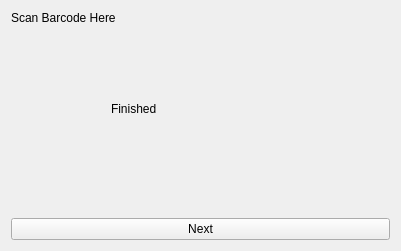
<?xml version="1.0" encoding="UTF-8"?>
<ui version="4.0">
 <class>Widget</class>
 <widget class="QWidget" name="Widget">
  <property name="geometry">
   <rect>
    <x>0</x>
    <y>0</y>
    <width>401</width>
    <height>251</height>
   </rect>
  </property>
  <property name="windowTitle">
   <string>Widget</string>
  </property>
  <layout class="QVBoxLayout" name="verticalLayout">
   <item>
    <widget class="QLabel" name="ScannedBarCode_2">
     <property name="styleSheet">
      <string notr="true">font: 700 14pt &quot;Segoe UI&quot;;</string>
     </property>
     <property name="text">
      <string>Scan Barcode Here</string>
     </property>
    </widget>
   </item>
   <item>
    <widget class="QStackedWidget" name="stackedWidget">
     <property name="currentIndex">
      <number>4</number>
     </property>
     <widget class="QWidget" name="page">
      <layout class="QVBoxLayout" name="verticalLayout_5">
       <item>
        <widget class="QLineEdit" name="welomelineEdit">
         <property name="font">
          <font>
           <pointsize>14</pointsize>
           <bold>true</bold>
          </font>
         </property>
         <property name="text">
          <string>Welcome tro ATE Application</string>
         </property>
        </widget>
       </item>
       <item>
        <layout class="QHBoxLayout" name="horizontalLayout_5">
         <item>
          <widget class="QPushButton" name="NewtestpushButton">
           <property name="font">
            <font>
             <pointsize>12</pointsize>
             <bold>true</bold>
            </font>
           </property>
           <property name="text">
            <string>New Test</string>
           </property>
          </widget>
         </item>
         <item>
          <widget class="QPushButton" name="reportpushButton">
           <property name="font">
            <font>
             <pointsize>12</pointsize>
             <bold>true</bold>
            </font>
           </property>
           <property name="text">
            <string>Generate Test Report</string>
           </property>
          </widget>
         </item>
        </layout>
       </item>
      </layout>
     </widget>
     <widget class="QWidget" name="page_4">
      <widget class="QLineEdit" name="barcodeLineEdit">
       <property name="geometry">
        <rect>
         <x>120</x>
         <y>50</y>
         <width>113</width>
         <height>20</height>
        </rect>
       </property>
      </widget>
     </widget>
     <widget class="QWidget" name="page_2">
      <layout class="QVBoxLayout" name="verticalLayout_2">
       <item>
        <layout class="QHBoxLayout" name="horizontalLayout_2">
         <item>
          <widget class="QLabel" name="label_2">
           <property name="text">
            <string>Current</string>
           </property>
          </widget>
         </item>
         <item>
          <widget class="QLineEdit" name="currentLineEdit"/>
         </item>
        </layout>
       </item>
       <item>
        <layout class="QHBoxLayout" name="horizontalLayout_3">
         <item>
          <widget class="QLabel" name="label_3">
           <property name="text">
            <string>Volt</string>
           </property>
          </widget>
         </item>
         <item>
          <widget class="QLineEdit" name="voltLineEdit"/>
         </item>
        </layout>
       </item>
      </layout>
     </widget>
     <widget class="QWidget" name="page_3">
      <layout class="QVBoxLayout" name="verticalLayout_3">
       <item>
        <layout class="QHBoxLayout" name="horizontalLayout">
         <item>
          <widget class="QLabel" name="label_4">
           <property name="text">
            <string>Touch</string>
           </property>
          </widget>
         </item>
         <item>
          <widget class="QComboBox" name="touchComboBox">
           <property name="currentText">
            <string/>
           </property>
           <property name="currentIndex">
            <number>-1</number>
           </property>
           <property name="placeholderText">
            <string>Please choose touch test result</string>
           </property>
           <item>
            <property name="text">
             <string>Pass</string>
            </property>
           </item>
           <item>
            <property name="text">
             <string>Fail</string>
            </property>
           </item>
          </widget>
         </item>
        </layout>
       </item>
      </layout>
     </widget>
     <widget class="QWidget" name="page_5">
      <widget class="QLabel" name="Finish">
       <property name="geometry">
        <rect>
         <x>100</x>
         <y>70</y>
         <width>161</width>
         <height>16</height>
        </rect>
       </property>
       <property name="styleSheet">
        <string notr="true">font: 700 14pt &quot;Segoe UI&quot;;</string>
       </property>
       <property name="text">
        <string>Finished</string>
       </property>
      </widget>
     </widget>
     <widget class="QWidget" name="page_6">
      <layout class="QHBoxLayout" name="horizontalLayout_4">
       <item>
        <layout class="QVBoxLayout" name="verticalLayout_4">
         <item>
          <widget class="QLineEdit" name="reportBarCodelineEdit">
           <property name="placeholderText">
            <string>Scanned Bar Code</string>
           </property>
          </widget>
         </item>
         <item>
          <widget class="QPushButton" name="generatepushButton">
           <property name="text">
            <string>GenerateReportPushButton</string>
           </property>
          </widget>
         </item>
        </layout>
       </item>
      </layout>
     </widget>
    </widget>
   </item>
   <item>
    <widget class="QPushButton" name="nextButton">
     <property name="styleSheet">
      <string notr="true">font: 700 14pt &quot;Segoe UI&quot;;</string>
     </property>
     <property name="text">
      <string>Next</string>
     </property>
    </widget>
   </item>
  </layout>
 </widget>
 <resources/>
 <connections/>
</ui>
